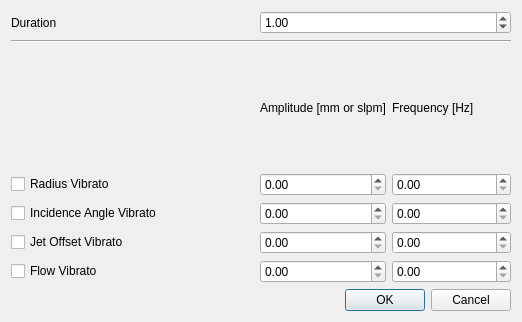
<?xml version="1.0" encoding="UTF-8"?>
<ui version="4.0">
 <class>Dialog</class>
 <widget class="QDialog" name="Dialog">
  <property name="geometry">
   <rect>
    <x>0</x>
    <y>0</y>
    <width>522</width>
    <height>322</height>
   </rect>
  </property>
  <property name="windowTitle">
   <string>Dialog</string>
  </property>
  <layout class="QGridLayout" name="gridLayout">
   <item row="0" column="0" colspan="2">
    <widget class="QLabel" name="label_5">
     <property name="text">
      <string>Duration</string>
     </property>
    </widget>
   </item>
   <item row="7" column="0">
    <widget class="QCheckBox" name="offsetVibratoCheckBox">
     <property name="text">
      <string>Jet Offset Vibrato</string>
     </property>
    </widget>
   </item>
   <item row="5" column="2">
    <widget class="QDoubleSpinBox" name="radioVibratoAmplitudeSpinBox"/>
   </item>
   <item row="5" column="3">
    <widget class="QDoubleSpinBox" name="radioVibratoFrequencySpinBox"/>
   </item>
   <item row="6" column="3">
    <widget class="QDoubleSpinBox" name="thetaVibratoFrequencySpinBox"/>
   </item>
   <item row="8" column="0">
    <widget class="QCheckBox" name="flowVibratoCheckBox">
     <property name="text">
      <string>Flow Vibrato</string>
     </property>
    </widget>
   </item>
   <item row="8" column="2">
    <widget class="QDoubleSpinBox" name="flowVibratoAmplitudeSpinBox"/>
   </item>
   <item row="9" column="0" colspan="4">
    <widget class="QDialogButtonBox" name="buttonBox">
     <property name="orientation">
      <enum>Qt::Horizontal</enum>
     </property>
     <property name="standardButtons">
      <set>QDialogButtonBox::Cancel|QDialogButtonBox::Ok</set>
     </property>
    </widget>
   </item>
   <item row="0" column="2" colspan="2">
    <widget class="QDoubleSpinBox" name="durationSpinBox">
     <property name="minimum">
      <double>0.100000000000000</double>
     </property>
     <property name="value">
      <double>1.000000000000000</double>
     </property>
    </widget>
   </item>
   <item row="6" column="2">
    <widget class="QDoubleSpinBox" name="thetaVibratoAmplitudeSpinBox"/>
   </item>
   <item row="1" column="0" colspan="4">
    <widget class="Line" name="line">
     <property name="orientation">
      <enum>Qt::Horizontal</enum>
     </property>
    </widget>
   </item>
   <item row="5" column="0">
    <widget class="QCheckBox" name="radioVibratoCheckBox">
     <property name="text">
      <string>Radius Vibrato</string>
     </property>
    </widget>
   </item>
   <item row="7" column="2">
    <widget class="QDoubleSpinBox" name="offsetVibratoAmplitudeSpinBox"/>
   </item>
   <item row="7" column="3">
    <widget class="QDoubleSpinBox" name="offsetVibratoFrequencySpinBox"/>
   </item>
   <item row="6" column="0" colspan="2">
    <widget class="QCheckBox" name="thetaVibratoCheckBox">
     <property name="text">
      <string>Incidence Angle Vibrato</string>
     </property>
    </widget>
   </item>
   <item row="8" column="3">
    <widget class="QDoubleSpinBox" name="flowVibratoFrequencySpinBox"/>
   </item>
   <item row="4" column="3">
    <widget class="QLabel" name="label_2">
     <property name="text">
      <string>Frequency [Hz]</string>
     </property>
    </widget>
   </item>
   <item row="4" column="2">
    <widget class="QLabel" name="label">
     <property name="text">
      <string>Amplitude [mm or slpm]</string>
     </property>
    </widget>
   </item>
  </layout>
 </widget>
 <resources/>
 <connections>
  <connection>
   <sender>buttonBox</sender>
   <signal>accepted()</signal>
   <receiver>Dialog</receiver>
   <slot>accept()</slot>
   <hints>
    <hint type="sourcelabel">
     <x>248</x>
     <y>254</y>
    </hint>
    <hint type="destinationlabel">
     <x>157</x>
     <y>274</y>
    </hint>
   </hints>
  </connection>
  <connection>
   <sender>buttonBox</sender>
   <signal>rejected()</signal>
   <receiver>Dialog</receiver>
   <slot>reject()</slot>
   <hints>
    <hint type="sourcelabel">
     <x>316</x>
     <y>260</y>
    </hint>
    <hint type="destinationlabel">
     <x>286</x>
     <y>274</y>
    </hint>
   </hints>
  </connection>
 </connections>
</ui>
